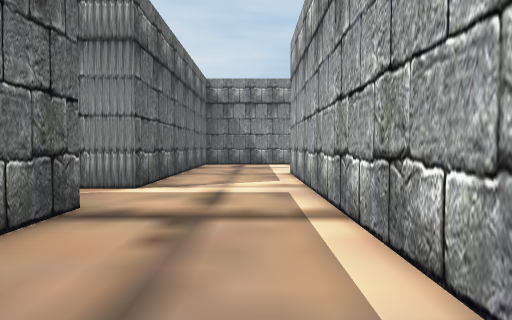
View 1 (above)

24 first-person views from a walk through a scene from a Unity 3-D project. The camera is 1.2 m above the floor, tilts 2° down and sees 70° across. The floor is counted in squares, 2 m on a side. Each view is taken from the middle of a square. On the plan, view 1 faces up. The plan holds only what a view shows up to about 10 squares ahead; the rest is blank. The place goes on beyond the plan. The player character is not drawn.

View 2
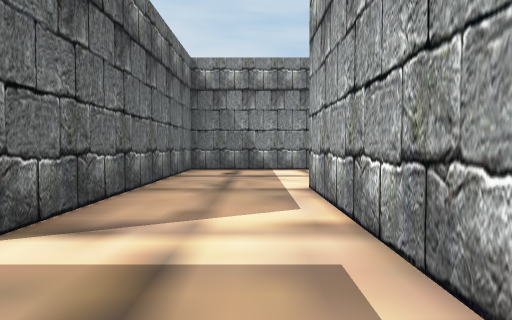

View 3
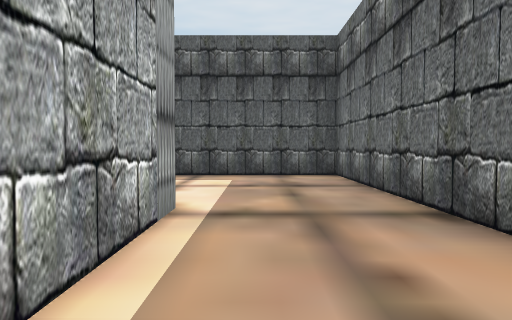

View 4
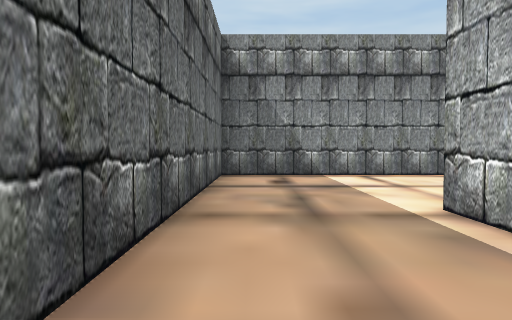

View 5
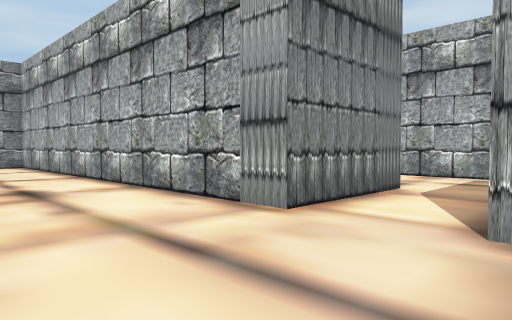

View 6
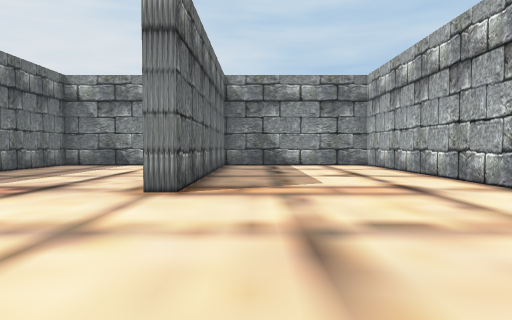

View 7
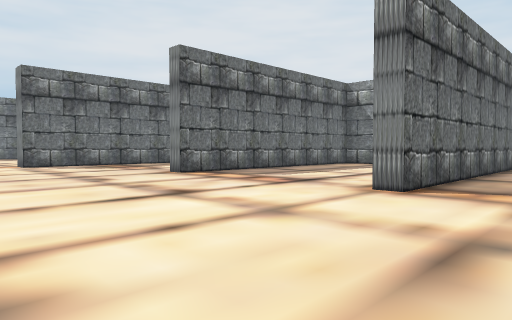

View 8
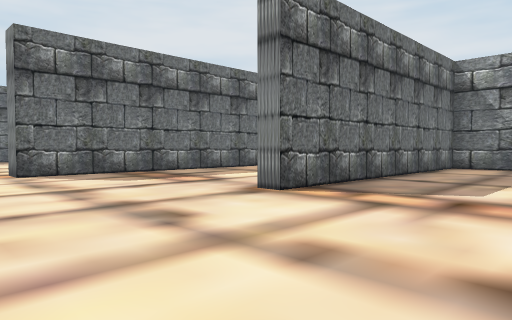

View 9
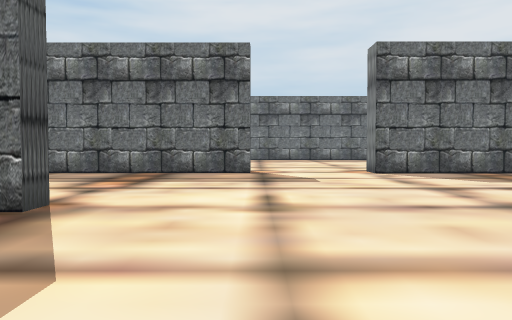

View 10
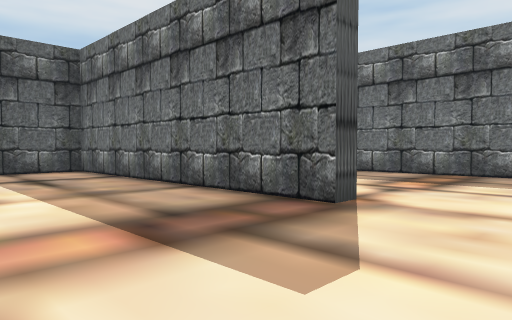

View 11
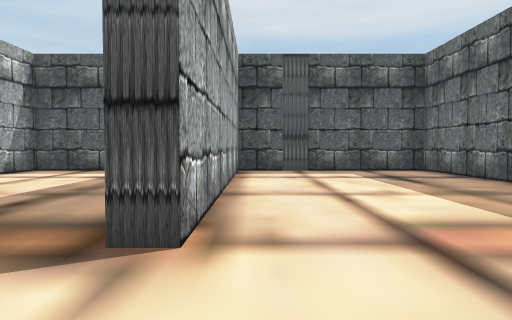

View 12
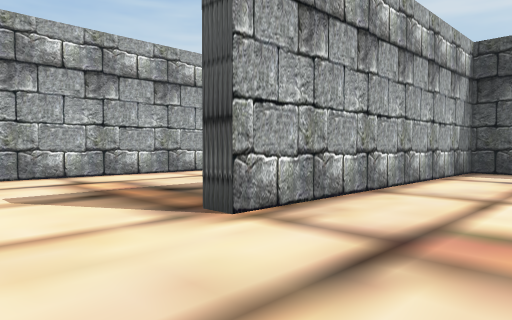

View 13
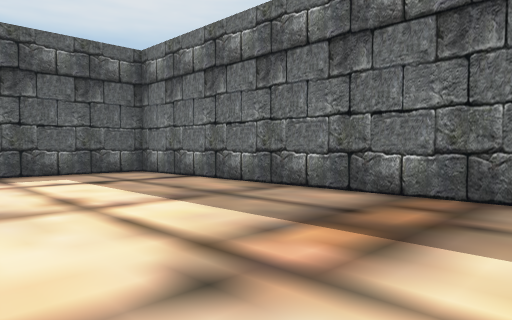

View 14
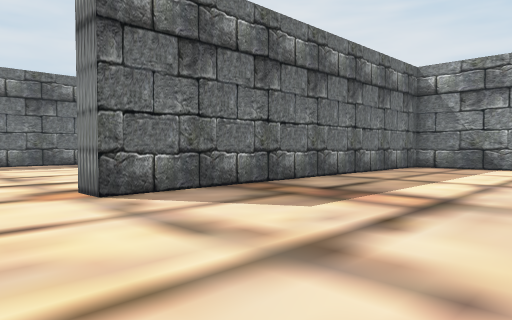

View 15
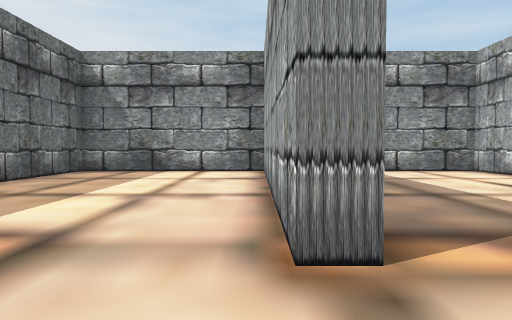

View 16
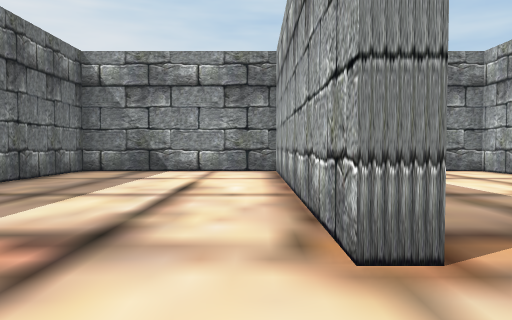

View 17
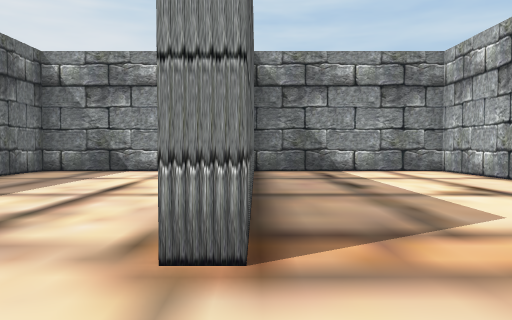

View 18
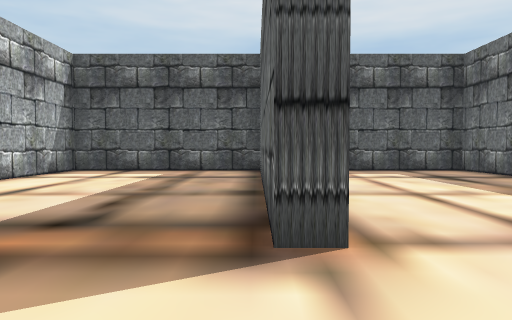

View 19
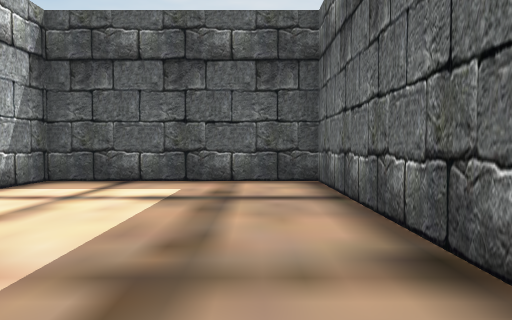

View 20
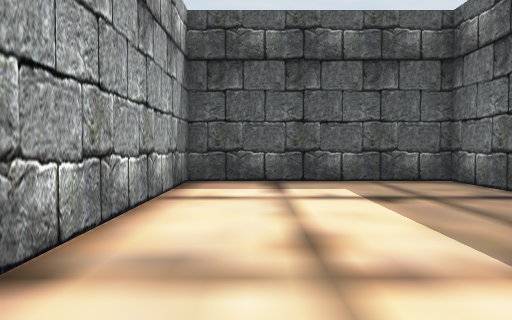

View 21
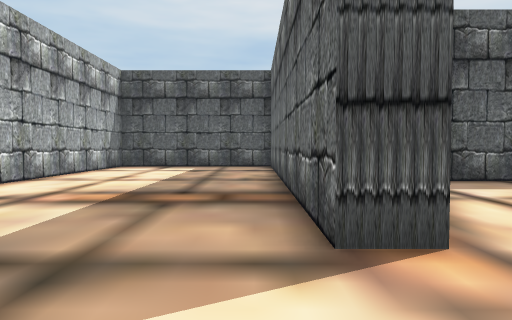

View 22
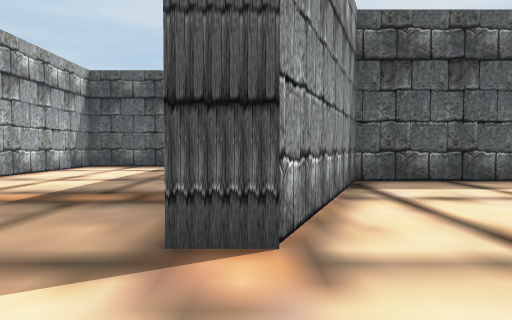

View 23
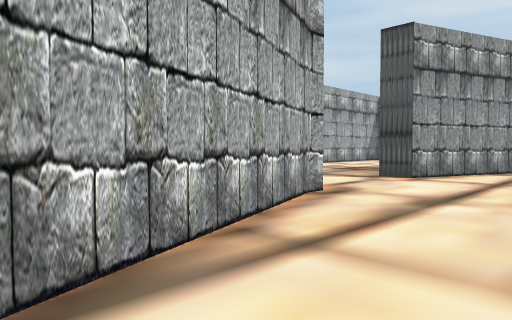

View 24
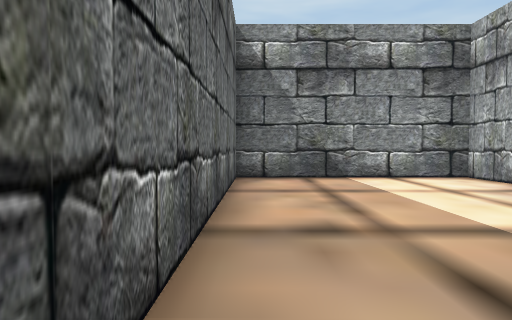

### Floor plan
Points are (right, up) in squares from view 1. A wall is a line through its corners. A room is listed if a view was taken in it or the views show most of it. See-through windows are left out.
Room 1 (view 1)
walls: (-1.7, 0.6) (-1.7, -3.9) (1.8, -3.9)
ways out: opening at (-0.5, 1) to room 2
Room 2 (views 2, 3, 4)
walls: (-1.7, 3.6) (-1.7, 0.6); (0.8, 0.4) (0.8, 8.5); (3.1, 12.9) (-1.7, 12.9) (-1.7, 5.3) (-4.3, 5.3)
ways out: opening at (-0.5, 1) to room 1; opening at (-4, 4.5) to room 3
Room 3 (views 5, 6, 7, 8, 9, 10, 11, 12, 13, 14, 15, 16, 17, 18, 19, 20, 21, 22, 23, 24)
walls: (-14.9, 0.8) (-14.4, 0.8) (-14.4, -6.5) (-9.6, -6.5) (-9.6, 0.8) (-9.1, 0.8) (-9.1, -6.5) (-4.3, -6.5) (-4.3, 1.8); (-19.9, 5.7) (-21.5, 9.8); (-4.3, 5.3) (-4.3, 15.2) (-9.1, 15.2); (-9.1, 14.6) (-9.1, 7.8) (-9.6, 7.8) (-9.6, 15.2) (-14.4, 15.2) (-14.4, 7.8) (-14.8, 7.8) (-14.8, 15.2) (-19.4, 15.2) (-19.4, 5.7) (-20.1, 5.7) (-20.1, 6.1); (-23.5, -1.5) (-21.8, -1.5) (-20.1, 2.9) (-19.4, 2.9) (-19.4, -6.5) (-14.8, -6.5) (-14.8, -0.9)
ways out: opening at (-4, 4.5) to room 2

Positions as (right, up) in squares from view 1, and headings:
1: (0, 0), facing up
2: (0, 3), facing up
3: (0, 4), facing down
4: (-1, 5), facing up
5: (-7, 3), facing up-right
6: (-8, 3), facing up
7: (-7, 3), facing up-left
8: (-11, 4), facing up-left
9: (-11, 3), facing left
10: (-11, 3), facing down-left
11: (-10, 3), facing down
12: (-12, 3), facing down-right
13: (-15, 2), facing down-left
14: (-15, 4), facing up-left
15: (-15, 6), facing up
16: (-10, 6), facing up
17: (-9, 6), facing up
18: (-9, 3), facing down
19: (-8, 0), facing down
20: (-16, 0), facing down
21: (-19, 5), facing down
22: (-20, 5), facing down
23: (-23, 10), facing down-right
24: (-19, 8), facing up
